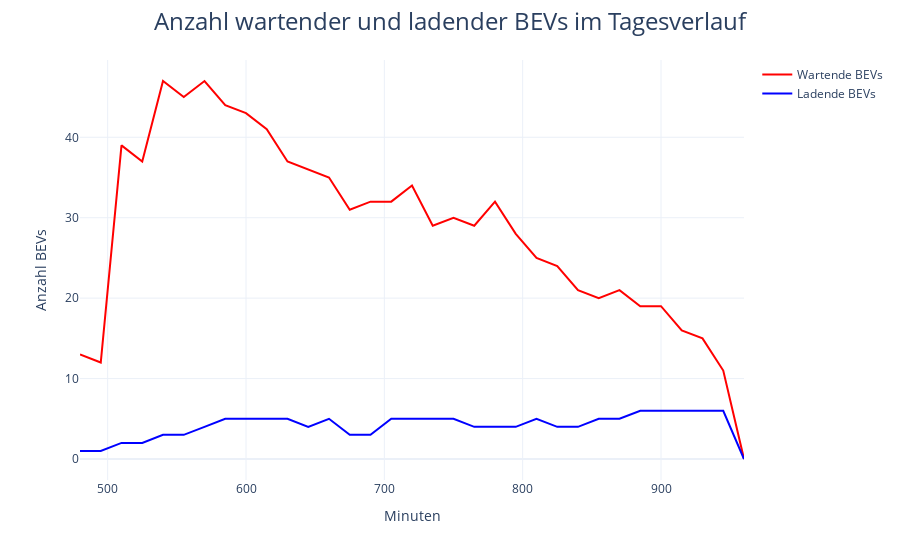

Notebook cell for this chart:
### Code cell
import figureGeneration

figureGeneration.create_bev_number_figure(simulation_data)

### Figure 1 — Plotly figure (JSON) as saved in the notebook; plotly's stock layout.template omitted (floating-point values rounded to 4 significant figures)
{"data": [{"line": {"color": "red"}, "name": "Wartende BEVs", "type": "scatter", "x": [480, 495, 510, 525, 540, 555, 570, 585, 600, 615, 630, 645, 660, 675, 690, 705, 720, 735, 750, 765, 780, 795, 810, 825, 840, 855, 870, 885, 900, 915, 930, 945, 960], "y": [13, 12, 39, 37, 47, 45, 47, 44, 43, 41, 37, 36, 35, 31, 32, 32, 34, 29, 30, 29, 32, 28, 25, 24, 21, 20, 21, 19, 19, 16, 15, 11, 0]}, {"line": {"color": "blue"}, "name": "Ladende BEVs", "type": "scatter", "x": [960, 945, 930, 915, 900, 885, 870, 855, 840, 825, 810, 795, 780, 765, 750, 735, 720, 705, 690, 675, 660, 645, 630, 615, 600, 585, 570, 555, 540, 525, 510, 495, 480], "y": [0, 6, 6, 6, 6, 6, 5, 5, 4, 4, 5, 4, 4, 4, 5, 5, 5, 5, 3, 3, 5, 4, 5, 5, 5, 5, 4, 3, 3, 2, 2, 1, 1]}], "layout": {"legend": {"tracegroupgap": 0}, "margin": {"t": 60}, "title": {"font": {"size": 24}, "text": "Anzahl wartender und ladender BEVs im Tagesverlauf", "x": 0.5, "xanchor": "center"}, "xaxis": {"anchor": "y", "domain": [0, 1], "title": {"text": "Minuten"}}, "yaxis": {"anchor": "x", "domain": [0, 1], "title": {"text": "Anzahl BEVs"}}}}
